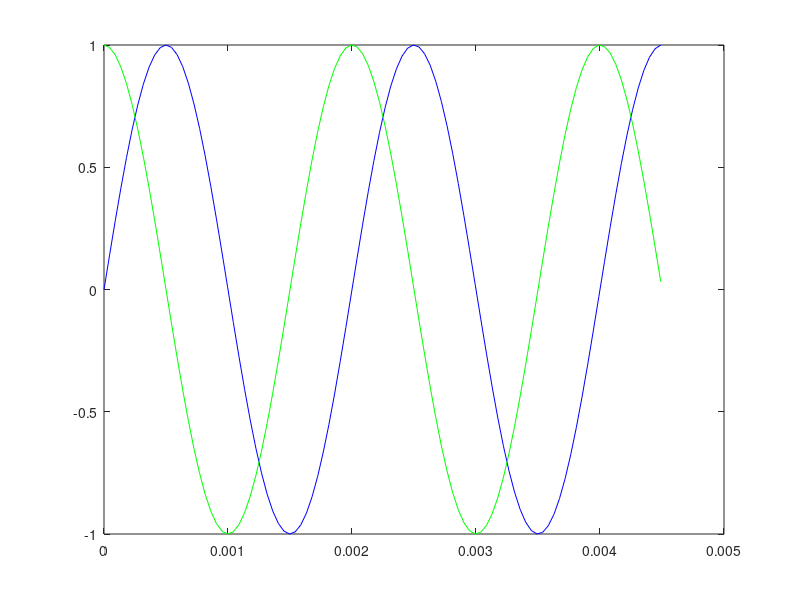

Recreate this plot in MATLAB.
srate = 22050;
t = 0:1/srate:5;

s = sin(2*pi*500*t);    
c = cos(2*pi*500*t);

audiowrite('abc.wav',s,srate);
audiowrite('def.wav',c,srate);

plot(t(1:100),s(1:100),'-b',t(1:100),c(1:100),'-g');
